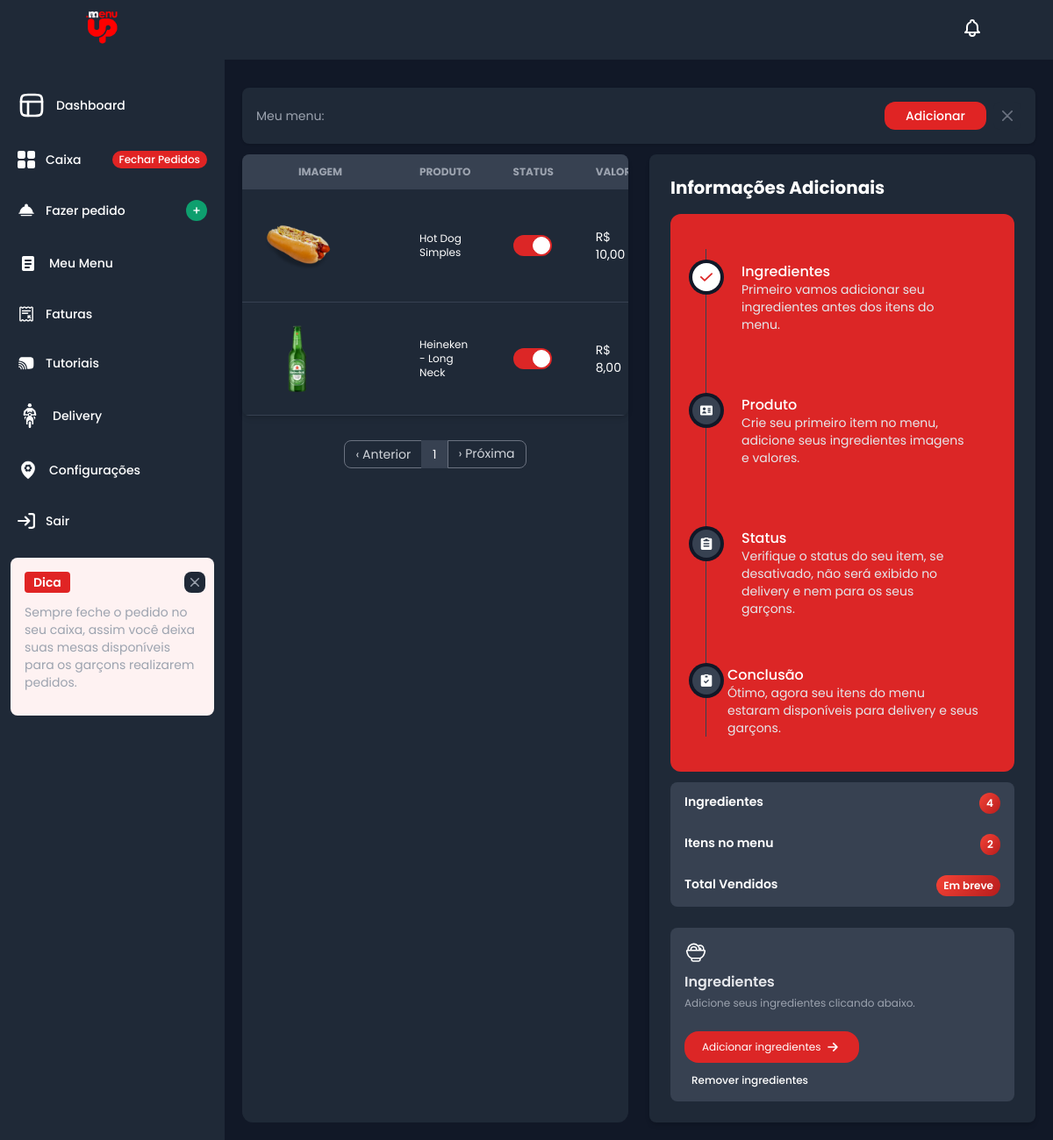
Page /menu/menu/ (signed in) on the committed database.
### menu/models.py (models this page shows, shortened)
class Menu(models.Model):
    user = models.ForeignKey(User, on_delete=models.CASCADE, related_name='menus')
    restaurant = models.ForeignKey('restaurant.Restaurant', on_delete=models.CASCADE)
    name = models.CharField(max_length=30)
    value = models.DecimalField(max_digits=10, decimal_places=2)
    status = models.BooleanField(default=True)
    img = models.ImageField(upload_to='menu_images/')
    cost = models.DecimalField(max_digits=10, decimal_places=2, blank=True, null=True)
    ingredients = models.ManyToManyField(Ingredient, related_name='menus', blank=True)
    category = models.ForeignKey('Category', on_delete=models.SET_NULL, null=True, blank=True, related_name='menus')
    def get_description(self):
        ingredients_list = [ingredient.name for ingredient in self.ingredients.all()]
        description = ", ".join(ingredients_list)
        return description

### core/views.py (the view)
    def _wrapped_view_func(request, *args, **kwargs):
        if request.user.groups.filter(name='Garçons').exists():
            return render(request, 'pages/garcon.html')
        else:
            return view_func(request, *args, **kwargs)

### core/context_processors.py (called while the page is built)
def restaurant_code(request):
    if request.user.is_authenticated and hasattr(request.user, 'restaurant'):
        restaurant_code = str(request.user.restaurant.restaurant_code)
    else:
        restaurant_code = None
    return {'restaurant_code': restaurant_code}

### core/views.py (called while the page is built)
def exclude_garcon(view_func):
    def _wrapped_view_func(request, *args, **kwargs):
        if request.user.groups.filter(name='Garçons').exists():
            return render(request, 'pages/garcon.html')
        else:
            return view_func(request, *args, **kwargs)
    return _wrapped_view_func

### menu/views.py (called while the page is built)
@subscription_required
@exclude_garcon
@login_required
def menu_list(request):
    menu_list = Menu.objects.filter(user=request.user)
    ingredient_count = Ingredient.objects.filter(user=request.user).count()
    menu_item_count = menu_list.count()
    paginator = Paginator(menu_list, 5)
    page_number = request.GET.get('page')
    page_obj = paginator.get_page(page_number)
    return render(request, 'tabela-menu.html', {
        'page_obj': page_obj,
        'ingredient_count': ingredient_count,
        'menu_item_count': menu_item_count
    })

### core/templates/tabela-menu.html (shortened to what this page needs)
{% extends 'menu.html' %}
{% load static %}
{% block tableMenu %}
<div class="grid grid-cols-1 lg:grid-cols-2 gap-6">
    <div class="bg-gray-800 rounded-xl">
        <div class="relative overflow-x-auto shadow-md sm:rounded-lg rounded-xl">
            <table class="w-full text-sm text-left rtl:text-right text-gray-500 dark:text-gray-400 ">
                <thead class="text-xs text-gray-700 uppercase bg-gray-50 dark:bg-gray-700 dark:text-gray-400">
                    <tr>
                        <th scope="col" class="px-16 py-3">Imagem</th>
                        <th scope="col" class="px-6 py-3">Produto</th>
                        <th scope="col" class="px-6 py-3">Status</th>
                        <th scope="col" class="px-6 py-3">Valor</th>
                    </tr>
                </thead>
                <tbody>
                    {% for item in page_obj %}
                    <tr class="bg-white border-b dark:bg-gray-800 dark:border-gray-700 hover:bg-gray-50 dark:hover:bg-gray-600">
                        <td class="p-4">
                            <img src="{{ item.img.url }}" class="w-24 h-24 object-cover rounded-xl" alt="{{ item.name }}">
                        </td>
                        <td class="px-6 py-4 text-xs text-gray-900 dark:text-white">{{ item.name }}</td>
                        <td class="px-6 py-4">
                            <div class="flex items-center">
                                <label class="inline-flex items-center cursor-pointer">
                                    <div class="relative w-11 h-6 bg-gray-200 rounded-full peer peer-focus:ring-4 peer-focus:ring-blue-300 dark:peer-focus:ring-blue-800 dark:bg-gray-700 peer-checked:after:translate-x-full rtl:peer-checked:after:-translate-x-full peer-checked:after:border-white after:content-[''] after:absolute after:top-0.5 after:start-[2px] after:bg-white after:border-gray-300 after:border after:rounded-full after:h-5 after:w-5 after:transition-all dark:border-gray-600 peer-checked:bg-red-600">
                                    </div>
                                </label>
                            </div>
                        </td>
                        <td class="px-6 py-4 text-gray-900 dark:text-white w-full">R$ {{ item.value }}</td>
                    </tr>
                    {% empty %}
                    <tr class="">
                        <td colspan="7" class="text-center py-4 mt-10">Nenhum produto encontrado.</td>
                    </tr>
                    {% endfor %}
                </tbody>
            </table>
         </div>
          <nav aria-label="Navegação de páginas ">
            <div class="flex justify-center mt-7 overflow-x-hidden mb-0">
            <ul class="inline-flex -space-x-px text-sm">
                {% if page_obj.has_previous %}
                <li>
                    <a href="?page={{ page_obj.previous_page_number }}" class="flex items-center justify-center px-3 h-8 leading-tight text-gray-500 bg-gray-500 border border-gray-300 rounded-s-lg hover:bg-gray-800 hover:text-gray-700 dark:bg-gray-800 dark:border-gray-700 dark:text-gray-400 dark:hover:bg-gray-700 dark:hover:text-white" aria-label="Anterior">
                    &lsaquo; Anterior
                    </a>
                </li>
                {% else %}
                <li>
                    <span class="flex items-center justify-center px-3 h-8 text-gray-300 border border-gray-500 rounded-s-lg" aria-disabled="true" aria-label="Anterior">
                    &lsaquo; Anterior
                    </span>
                </li>
                {% endif %}
                {% for num in page_obj.paginator.page_range %}
                {% if num == page_obj.number %}
                    <li>
                    <a href="?page={{ num }}" aria-current="page" class="flex items-center justify-center px-3 h-8 text-blue-600 border border-gray-300 bg-blue-50 hover:bg-blue-100 hover:text-blue-700 dark:border-gray-700 dark:bg-gray-700 dark:text-white">
                        {{ num }}
                    </a>
                    </li>
                {% else %}
                    <li>
                    <a href="?page={{ num }}" class="flex items-center justify-center px-3 h-8 leading-tight text-gray-500 bg-white border border-gray-300 hover:bg-gray-100 hover:text-gray-700 dark:bg-gray-800 dark:border-gray-700 dark:text-gray-400 dark:hover:bg-gray-700 dark:hover:text-white">
                        {{ num }}
                    </a>
                    </li>
                {% endif %}
                {% endfor %}
                {% if page_obj.has_next %}
                <li>
                    <a href="?page={{ page_obj.next_page_number }}" class="flex items-center justify-center px-3 h-8 leading-tight text-gray-500 bg-white border border-gray-300 rounded-e-lg hover:bg-gray-100 hover:text-gray-700 dark:bg-gray-800 dark:border-gray-700 dark:text-gray-400 dark:hover:bg-gray-700 dark:hover:text-white" aria-label="Próxima">
                    &rsaquo; Próxima
                    </a>
                </li>
                {% else %}
                <li>
                    <span class="flex items-center justify-center px-3 h-8 leading-tight text-gray-300 border border-gray-500 rounded-e-lg" aria-disabled="true" aria-label="Próxima">
                    &rsaquo; Próxima
                    </span>
                </li>
                {% endif %}
            </ul>
            </div>
        </nav>
    </div>
    <div class="relative overflow-x-auto shadow-md sm:rounded-lg rounded-xl p-6 bg-gray-800 text-white">
        <h2 class="text-xl font-bold mb-4">Informações Adicionais</h2>
        <div class="bg-red-600 rounded-xl p-10">
            <ol class="relative text-gray-500 border-s border-gray-200 dark:border-gray-700 dark:text-gray-400">
                <li class="mb-10 ms-6 p-4">
                    <span class="absolute flex items-center justify-center w-8 h-8 bg-green-200 rounded-full -start-4 ring-4 ring-white dark:ring-gray-900 dark:bg-white">
                        <svg class="w-3.5 h-3.5 text-green-500 dark:text-green-400" aria-hidden="true" xmlns="http://www.w3.org/2000/svg" fill="none" viewBox="0 0 16 12">
                            <path stroke="#DC2626" stroke-linecap="round" stroke-linejoin="round" stroke-width="2" d="M1 5.917 5.724 10.5 15 1.5"/>
                        </svg>
                    </span>
                    <h3 class="font-medium leading-tight text-white">Ingredientes</h3>
                    <p class="text-sm text-gray-200">Primeiro vamos adicionar seu ingredientes antes dos itens do menu.</p>
                </li>
                <li class="mb-10 ms-6 p-4">
                    <span class="absolute flex items-center justify-center w-8 h-8 bg-gray-100 rounded-full -start-4 ring-4 ring-white dark:ring-gray-900 dark:bg-gray-700">
                    </span>
                    <h3 class="font-medium leading-tight text-white">Produto</h3>
                    <p class="text-sm text-gray-200">Crie seu primeiro item no menu, adicione seus ingredientes imagens e valores.</p>
                </li>
                <li class="mb-10 ms-6 p-4">
                    <span class="absolute flex items-center justify-center w-8 h-8 bg-gray-100 rounded-full -start-4 ring-4 ring-white dark:ring-gray-900 dark:bg-gray-700">
                    </span>
                    <h3 class="font-medium leading-tight text-white">Status</h3>
                    <p class="text-sm text-gray-200">Verifique o status do seu item, se desativado, não será exibido no delivery e nem para os seus garçons.</p>
                </li>
                <li class="ms-6">
                    <span class="absolute flex items-center justify-center w-8 h-8 bg-gray-100 rounded-full -start-4 ring-4 ring-white dark:ring-gray-900 dark:bg-gray-700">
                    </span>
                    <h3 class="font-medium leading-tight text-white">Conclusão</h3>
                    <p class="text-sm text-gray-200">Ótimo, agora seu itens do menu estaram disponíveis para delivery e seus garçons.</p>
                </li>
            </ol>
        </div>
        <div class="grid grid-cols-1 md:grid-cols-1 lg:grid-cols-1 gap-3">
            <ul class="flex flex-col mt-3">
                <li class="inline-flex items-center gap-x-2 py-3 px-4 text-sm font-semibold bg-gray-700 -mt-px first:rounded-t-lg first:mt-0 last:rounded-b-lg cursor-pointer">
                    <div class="group flex justify-between w-full hover:text-orange">
                        Ingredientes
                        <span class="inline-flex items-center py-1 px-2 rounded-full text-xs font-semibold transition-all duration-150 bg-custom text-white group-hover:bg-orange group-hover:text-white">{{ingredient_count}}</span>
                    </div>
                </li>
                <li class="inline-flex items-center gap-x-2 py-3 px-4 text-sm font-semibold bg-gray-700 -mt-px first:rounded-t-lg first:mt-0 last:rounded-b-lg cursor-pointer">
                    <div class="group flex justify-between w-full hover:text-orange">
                        Itens no menu
                        <span class="inline-flex items-center py-1 px-2 rounded-full text-xs font-semibold bg-custom text-white group-hover:bg-orange group-hover:text-white">{{menu_item_count}}</span>
                    </div>
                </li>
                <li class="inline-flex items-center gap-x-2 py-3 px-4 text-sm font-semibold bg-gray-700 -mt-px first:rounded-t-lg first:mt-0 last:rounded-b-lg cursor-pointer">
                    <div class="group flex justify-between w-full hover:text-orange">
                        Total Vendidos
                        <span class="inline-flex items-center py-1 px-2 rounded-full text-xs font-semibold bg-custom text-white group-hover:bg-indigo-600 group-hover:text-white">Em breve</span>
                    </div>
                </li>
            </ul>
            <div class="bg-gray-700 rounded-lg p-4 transition-all duration-500 mt-3">
                <div class="mb-2">
                </div>
                <h4 class="font-semibold text-gray-200 mb-1">Ingredientes</h4>
                <p class="text-xs text-gray-400 mb-2">Adicione seus ingredientes clicando abaixo.</p>
                <a href="/create-ingredient/" class="text-xs texte-start  mb-0 inline-flex items-center bg-red-600 rounded-2xl p-2 px-5 mt-4">
                    Adicionar ingredientes
                </a>
               <div class="mt-3 text-xs ml-2 font-medium">
                    <a href="{% url 'ingredients' %}" class="text-xs mb-0 mt-4">Remover ingredientes</a>
               </div>
            </div>
        </div>
    </div>
</div>
{% endblock %}

### core/templates/index.html (style rules this page uses)
body { font-family: 'Poppins', sans-serif !important; }
ul li a { margin-bottom: 20px; }
.bg-custom { background-image: linear-gradient(310deg, #b71c1c 0%, #f44336 100%); }

### rows in the picture
Menu: img (picture), name "Hot Dog Simples", value "10,00"
Menu: img (picture), name "Heineken - Long Neck", value "8,00"

### other values in the picture
{{ num }} "1"
{{ ingredient_count }} "4"
{{ menu_item_count }} "2"
